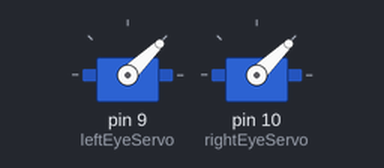
Bench run of a sketch on a simulated Arduino Uno, built with avr-gcc and run on an emulated ATmega328P. Shown: 2 × servo. Random numbers use the default seed unless the sketch sets one.

Above: at 0.05 s.
At 1.3 s:
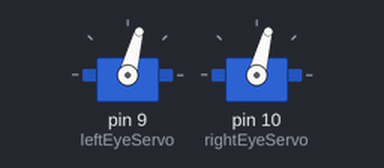
At 1.45 s:
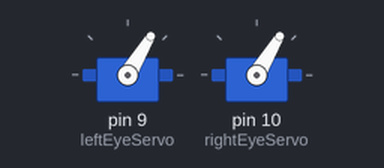
At 2.3 s:
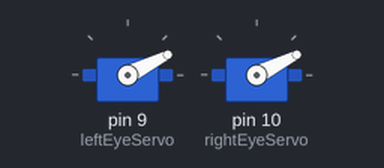
Timing chart, 0 to 5.7 s (numbered marks = the images above):
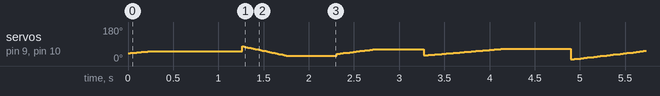

The sketch:

eye-random.ino
```cpp
#include <Servo.h>

Servo leftEyeServo;  // Create a servo object for the left eye
Servo rightEyeServo; // Create a servo object for the right eye

// This is the setup function that runs once when the Arduino is powered or reset
void setup() {
  leftEyeServo.attach(9);  // Attach the left eye servo to pin 9
  rightEyeServo.attach(10); // Attach the right eye servo to pin 10

  randomSeed(analogRead(0)); // Seed the random generator using an analog pin
}

// This is the loop function that runs continuously in a loop
void loop() {
  randomEyeMovement();  // Call the function that randomizes the eye movement
  delay(random(500, 1500)); // Random delay between 0.5 and 1.5 seconds
}

// Function to move the eyes randomly
void randomEyeMovement() {
  int startPos = random(0, 91);   // Random starting position between 0 and 90 degrees
  int endPos = random(0, 91);     // Random ending position between 0 and 90 degrees
  int movementSpeed = random(10, 30); // Random movement speed (delay between steps)

  if (startPos < endPos) {
    // Move eyes from startPos to endPos
    for (int pos = startPos; pos <= endPos; pos++) {
      leftEyeServo.write(pos);   // Move the left eye
      rightEyeServo.write(pos);  // Move the right eye
      delay(movementSpeed);      // Random speed for smoother motion
    }
  } else {
    // Move eyes from startPos to endPos in reverse
    for (int pos = startPos; pos >= endPos; pos--) {
      leftEyeServo.write(pos);   // Move the left eye
      rightEyeServo.write(pos);  // Move the right eye
      delay(movementSpeed);      // Random speed for smoother motion
    }
  }
}
```
